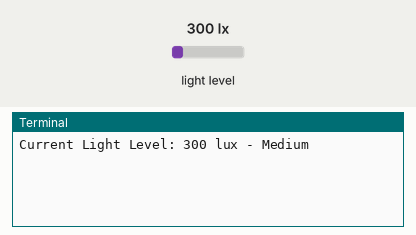
Simulated run of this program. Board: Raspberry Pi (BCM pin numbers). Parts: the last lines printed to the terminal. Inputs (shaded band) come from the test bench; at power-on: light level 300 lx.

Above: at 1.2 s.
1.3 s: light level set to 40 lx
At 1.8 s:
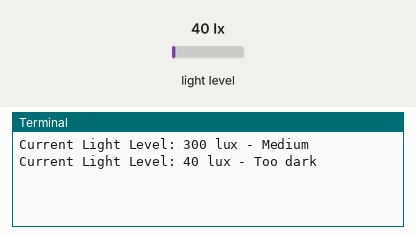
3.0 s: light level set to 500 lx
At 4.8 s:
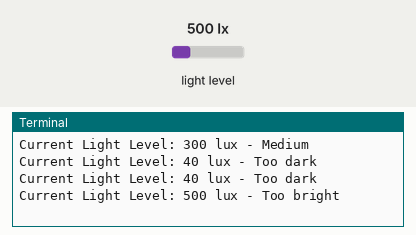
5.3 s: light level set to 130 lx
At 6.8 s:
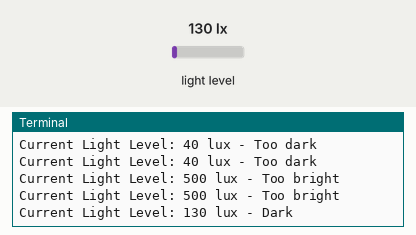
7.7 s: light level set to 370 lx
At 9.6 s:
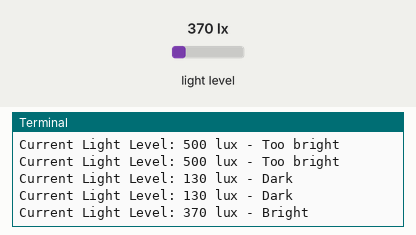

Measured:
- after the input at 1.3 s, the terminal: prints a new line after 0.10 s (image 1)
- after the input at 3.0 s, the terminal: prints a new line after 0.80 s (image 2)
- after the input at 5.3 s, the terminal: prints a new line after 0.91 s (image 3)
- after the input at 7.7 s, the terminal: prints a new line after 0.91 s (image 4)

The program:

task8.1d_210.py
```python
# Name: Matangini Gupta
# Student ID: 2210994810
# Task 8.1d-Raspberry Pi I2C
# SIT210 - Embedded Systems Development

# Import necessary libraries for I2C communication and time handling.
import smbus
import time

# Set the time interval (in seconds) between readings and define brightness level thresholds.
READING_INTERVAL = 1
TOO_BRIGHT_THRESHOLD = 400
BRIGHT_THRESHOLD = 350
MEDIUM_THRESHOLD = 150
DARK_THRESHOLD = 100

# Configure the I2C address for the light sensor and select continuous high-resolution mode.
ADD_LIGHT_SENSOR = 0x23
RESOLUTION_HIGH = 0x20

# Initialize the SMBus object for I2C communication on Raspberry Pi.
bus = smbus.SMBus(1)

# Set the light sensor to high-resolution mode using the specified I2C address and command.
bus.write_byte(ADD_LIGHT_SENSOR, RESOLUTION_HIGH)

# Function to retrieve and return the current light level from the light sensor.
def outputLight_intensity():
    bus.write_byte(ADD_LIGHT_SENSOR, RESOLUTION_HIGH)  # Set sensor to high-resolution mode.
    time.sleep(0.2)  # Wait for sensor to stabilize.
    lux_data = bus.read_i2c_block_data(ADD_LIGHT_SENSOR, 0x00, 2)  # Read 2 bytes of data from the sensor.
    lux = int((lux_data[1] + (256 * lux_data[0])) / 1.2)  # Calculate lux value based on sensor data.
    return lux

#Categorizes the light level based on lux readings into predefined categories/labels.
# Args:
#  lux (int): Light intensity in lux.
# Returns:
#  str: Categorized label ("Too bright", "Bright", "Medium", "Dark", "Too dark").
def light_intensity_label(lux):
    if lux >= TOO_BRIGHT_THRESHOLD:
        return "Too bright"
    if BRIGHT_THRESHOLD <= lux < TOO_BRIGHT_THRESHOLD:
        return "Bright"
    if MEDIUM_THRESHOLD <= lux < BRIGHT_THRESHOLD:
        return "Medium"
    if DARK_THRESHOLD <= lux < MEDIUM_THRESHOLD:
        return "Dark"
    if 0 <= lux < DARK_THRESHOLD:
        return "Too dark"

# Function to repeatedly print the current light level category.
def main():
    while True:
        light_intensity = outputLight_intensity()  # Get current light level from the sensor.
        label_light = light_intensity_label(light_intensity)  # Categorize the light level.
        print(f"Current Light Level: {light_intensity} lux - {label_light}")  # Print the light level category.
        time.sleep(READING_INTERVAL)  # Wait for the specified interval before the next reading.

# Entry point to the script; calls the main function if executed directly.
if __name__ == "__main__":
    main()
```
